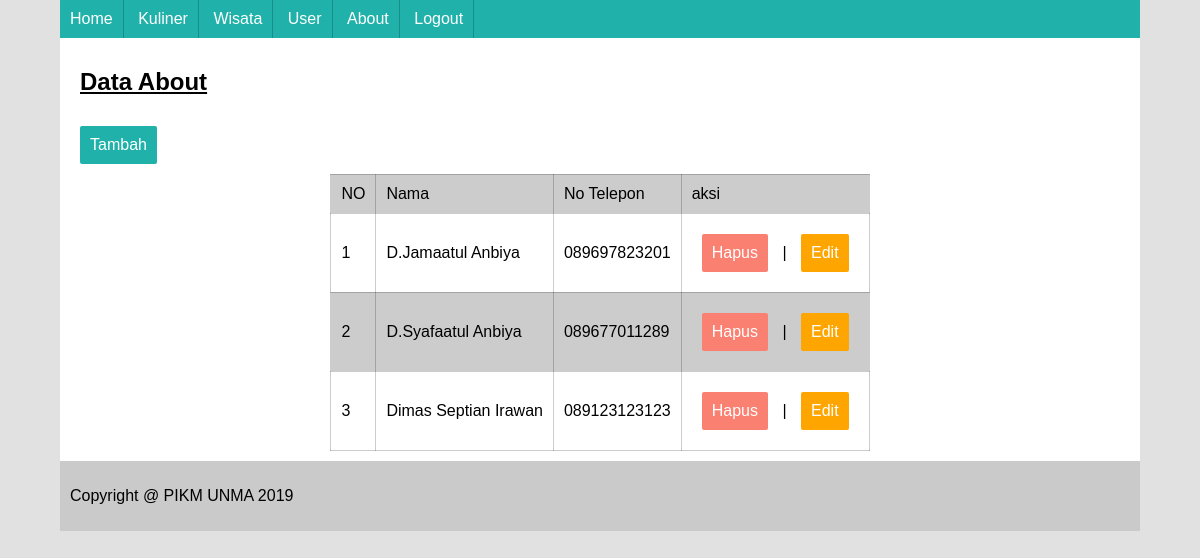
Screenshot of /dashboard.php?menu=about (signed in) with the database file from the repository.
### tables this page shows
CREATE TABLE `about` (
  `id_about` int(11) NOT NULL,
  `nama` varchar(50) NOT NULL,
  `no_telp` varchar(15) NOT NULL
);

### about_dashboard.php (the view, shortened to what this page needs)
<?php
if(!empty($_GET['aksi'])){
	$aksi = $_GET['aksi'];
}else{
	$aksi = "";
}
if($aksi=="tambah"){
?>
<h2>Tambah Data About</h2>
<form enctype="multipart/form-data" action="proses_tambah_about.php" method="POST">
	<table>
		<tr>
			<td>Nama</td>
			<td><input type="text" name="nama" required="required" placeholder="Nama"></td>
		</tr>
		<tr>
			<td>Telepon</td>
			<td><input type="text" name="no_telepon" required="required" placeholder="No Telepon"></td>
		</tr>
		<tr>
			<td></td>
			<td><input type="submit" name="aksi" value="Simpan"> <input type="button" name="aksi" value="Batal" onclick="document.location='dashboard.php?menu=about'"></td>
		</tr>
	</table>
</form>
<?php }else{ ?>
<h2>Data About</h2>
<a href="dashboard.php?menu=about&aksi=tambah" class="btn">Tambah</a>
<table border="1" class="table" align="center" cellpadding="10">
	<tr>
		<td>NO</td>
		<td>Nama</td>
		<td>No Telepon</td>
		<td>aksi</td>
	</tr>
	<?php
	$no = 0;
	$sql = mysql_query("SELECT * FROM about ORDER BY nama ASC");
	while ($hasil = mysql_fetch_array($sql)) {
		?>
		<tr>
			<td><?php echo ++$no ?></td>
			<td><?php echo $hasil['nama'] ?></td>
			<td><?php echo $hasil['no_telp'] ?></td>
			<td>
				<a class="btn-danger" href="proses_hapus_about.php?id_about=<?php echo $hasil['id_about'] ?>" onclick="return confirm('anda yakin ingin menghapus?')">Hapus</a> |
				<a class="btn-info" href="dashboard.php?menu=about&aksi=edit&id_about=<?php echo $hasil['id_about'] ?>">Edit</a>
			</td>
		</tr>
		<?php
	}
	?>
</table>
<?php } ?>

### style.css (style rules this page uses)
body { margin: 0px; padding: 0px; background-color: #dddddddd; font-family: arial; }
.content h2 { margin-left: 10px; text-decoration: underline; }
.btn { display: inline-block; padding: 10px; color: white; text-decoration: none; margin: 10px; border-radius: 2px; background-color: lightseagreen; }
.table { border-collapse: collapse; border-color: rgba(0,0,0,0.2); }
.table tr:nth-child(odd) { background-color: rgba(0,0,0,0.2); }
.btn-danger { display: inline-block; padding: 10px; color: white; text-decoration: none; margin: 10px; border-radius: 2px; background-color: salmon; }
.btn-info { display: inline-block; padding: 10px; color: white; text-decoration: none; margin: 10px; border-radius: 2px; background-color: orange; }

### rows the page displays
about: nama "D.Jamaatul Anbiya", no_telp "089697823201"
about: nama "D.Syafaatul Anbiya", no_telp "089677011289"
about: nama "Dimas Septian Irawan", no_telp "089123123123"
